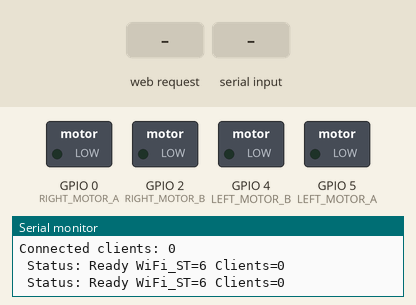
Simulated run of this sketch. Board: ESP8266 (NodeMCU). Parts: switched loads named in the sketch (green lamp = pin HIGH), the last lines printed to the serial monitor. Inputs (shaded band) come from the test bench.

Above: at 5.2 s.
5.3 s: HTTP request GET /drive_dist?d=1 received
At 6.3 s:
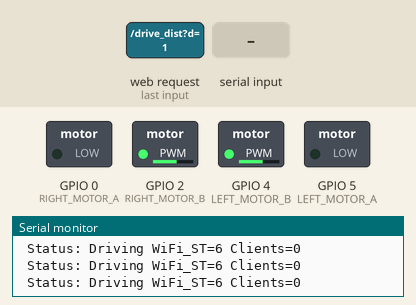
8.3 s: "TURN 1\n" received over Serial
9.8 s: HTTP request GET /turn?d=120&pwm=120&angle=120 received
At 10.3 s:
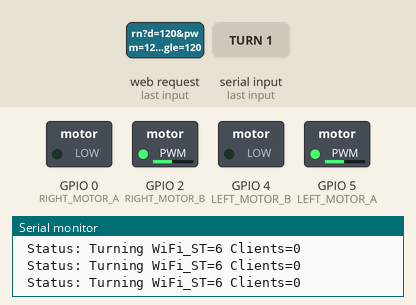
11.9 s: HTTP request GET /drive_dist?d=120&pwm=120&angle=120 received
At 12.6 s:
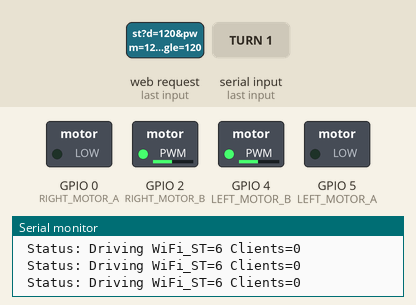
13.4 s: HTTP request GET /drive_dist?d=1&pwm=1&angle=1 received
At 13.7 s:
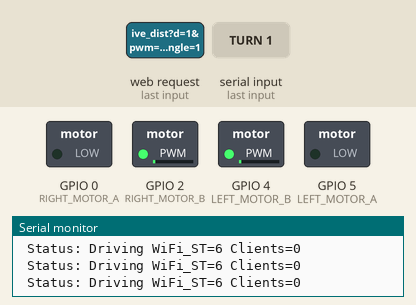
14.9 s: HTTP request GET /turn?d=1&pwm=1&angle=1 received
At 15.4 s:
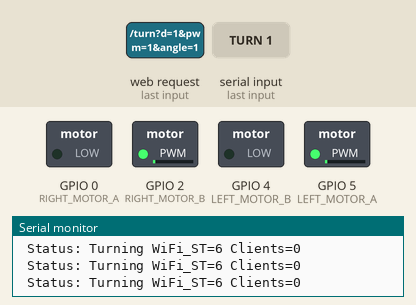
Timing chart, 0 to 17.9 s (numbered marks = the images above; inputs shaded):
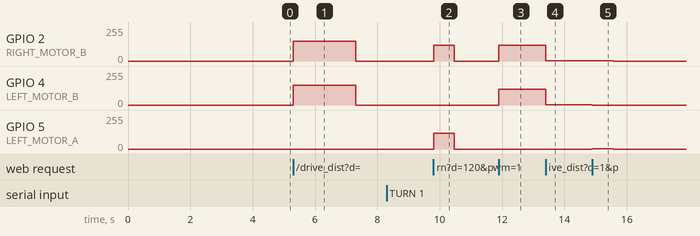

Measured:
- after the input at 5.3 s, GPIO 2 (RIGHT_MOTOR_B), GPIO 4 (LEFT_MOTOR_B): 0/255 → 150/255 at once, → 0/255 2.0 s later
- after the input at 9.8 s, GPIO 2 (RIGHT_MOTOR_B), GPIO 5 (LEFT_MOTOR_A): 0/255 → 120/255 at once, → 0/255 0.67 s later
- after the input at 11.9 s, GPIO 2 (RIGHT_MOTOR_B), GPIO 4 (LEFT_MOTOR_B): 0/255 → 120/255 at once
- after the input at 13.4 s, GPIO 2 (RIGHT_MOTOR_B), GPIO 4 (LEFT_MOTOR_B): 120/255 → 1/255 at once
- after the input at 14.9 s, GPIO 2 (RIGHT_MOTOR_B): 1/255 → 0/255 after 0.67 s; GPIO 4 (LEFT_MOTOR_B): 1/255 → 0/255 at once; GPIO 5 (LEFT_MOTOR_A): 0/255 → 1/255 at once, → 0/255 0.67 s later

The sketch:

esp8266_robot_complete.ino
```cpp
/*
 * ESP8266 - Complete Robot Controller
 * Combines WiFi AP web interface with direct robot motor control
 * Can fully control robot independently
 */

#include <ESP8266WiFi.h>
#include <ESP8266WebServer.h>

// Motor control pins
#define LEFT_MOTOR_A 5     // D1 on NodeMCU
#define LEFT_MOTOR_B 4     // D2 on NodeMCU
#define RIGHT_MOTOR_A 0    // D3 on NodeMCU
#define RIGHT_MOTOR_B 2    // D4 on NodeMCU

// Encoders and stepper removed for simplicity

// WiFi settings
const char* ap_ssid = "RobotESP8266";
const char* ap_password = "12345678";

ESP8266WebServer server(80);

// Movement parameters
const int DRIVE_DIST_PWM_DEFAULT = 150;
const float DRIVE_DIST_M_PER_2S_AT_150 = 1.0f;
const int TURN_PWM_DEFAULT = 150;
const float TURN_90_DEG_MS_AT_150 = 400.0f;

// Control variables
bool drivingDist = false;
uint32_t driveEndTime = 0;
bool turning = false;
uint32_t turnEndTime = 0;

// Simple motor control only

// Simple motor control
void setMotorsPWM(int leftA, int leftB, int rightA, int rightB) {
  leftA = constrain(leftA, 0, 255);
  leftB = constrain(leftB, 0, 255);
  rightA = constrain(rightA, 0, 255);
  rightB = constrain(rightB, 0, 255);

  analogWrite(LEFT_MOTOR_A, leftA);
  analogWrite(LEFT_MOTOR_B, leftB);
  analogWrite(RIGHT_MOTOR_A, rightA);
  analogWrite(RIGHT_MOTOR_B, rightB);
}

// Command processing
bool parseDriveDist(const String& cmd, float* dist_m, int* pwm) {
  int i1 = cmd.indexOf(' ');
  if (i1 < 0) return false;
  int i2 = cmd.indexOf(' ', i1 + 1);
  *dist_m = cmd.substring(i1 + 1, i2 > 0 ? i2 : cmd.length()).toFloat();
  *pwm = DRIVE_DIST_PWM_DEFAULT;
  if (i2 > 0) {
    String rest = cmd.substring(i2 + 1);
    rest.trim();
    if (rest.length() > 0) *pwm = rest.toInt();
  }
  *pwm = constrain(*pwm, 1, 255);
  return (*dist_m > 0.01f || *dist_m < -0.01f);
}

bool parseTurn(const String& cmd, float* angle_deg, int* pwm) {
  int i1 = cmd.indexOf(' ');
  if (i1 < 0) return false;
  int i2 = cmd.indexOf(' ', i1 + 1);
  *angle_deg = cmd.substring(i1 + 1, i2 > 0 ? i2 : cmd.length()).toFloat();
  *pwm = TURN_PWM_DEFAULT;
  if (i2 > 0) {
    String rest = cmd.substring(i2 + 1);
    rest.trim();
    if (rest.length() > 0) *pwm = rest.toInt();
  }
  *pwm = constrain(*pwm, 1, 255);
  return (*angle_deg > 0.1f || *angle_deg < -0.1f);
}

bool parseSetPWM(const String& command, int* leftA_PWM, int* leftB_PWM, int* rightA_PWM, int* rightB_PWM) {
  int index = command.indexOf(' ');
  if (index == -1) return false;
  String params = command.substring(index + 1);
  params.trim();

  int idx1 = params.indexOf(' ');
  if (idx1 == -1) return false;
  int idx2 = params.indexOf(' ', idx1 + 1);
  if (idx2 == -1) return false;
  int idx3 = params.indexOf(' ', idx2 + 1);
  if (idx3 == -1) return false;

  *leftA_PWM  = params.substring(0, idx1).toInt();
  *leftB_PWM  = params.substring(idx1 + 1, idx2).toInt();
  *rightA_PWM = params.substring(idx2 + 1, idx3).toInt();
  *rightB_PWM = params.substring(idx3 + 1).toInt();
  return true;
}

void processCommand(String command) {
  command.trim();

  if (command.startsWith("SET_PWM")) {
    int leftA_PWM = 0, leftB_PWM = 0, rightA_PWM = 0, rightB_PWM = 0;
    if (parseSetPWM(command, &leftA_PWM, &leftB_PWM, &rightA_PWM, &rightB_PWM)) {
      setMotorsPWM(leftA_PWM, leftB_PWM, rightA_PWM, rightB_PWM);
      drivingDist = false;
      turning = false;
      Serial.println("OK: Set PWM");
    }
    return;
  }

  if (command.startsWith("TURN")) {
    float angle = 0.0f;
    int pwm = TURN_PWM_DEFAULT;
    if (parseTurn(command, &angle, &pwm)) {
      drivingDist = false;
      unsigned long time_ms = (unsigned long)(fabs(angle) / 90.0f * TURN_90_DEG_MS_AT_150 * (float)TURN_PWM_DEFAULT / (float)pwm);
      if (angle > 0) {
        setMotorsPWM(pwm, 0, 0, pwm);  // left
      } else {
        setMotorsPWM(0, pwm, pwm, 0);  // right
      }
      turnEndTime = millis() + time_ms;
      turning = true;
      Serial.print("OK: TURN "); Serial.print(angle, 0); Serial.print(" deg, "); Serial.print(time_ms); Serial.println(" ms");
    } else {
      Serial.println("ERROR: TURN angle_deg [pwm]");
    }
    return;
  }

  if (command.startsWith("DRIVE_DIST")) {
    float d = 0.0f;
    int pwm = DRIVE_DIST_PWM_DEFAULT;
    if (parseDriveDist(command, &d, &pwm)) {
      turning = false;
      float abs_d = fabs(d);
      unsigned long time_ms = (unsigned long)(abs_d * 2000.0f * (float)DRIVE_DIST_PWM_DEFAULT / (float)pwm);
      if (d >= 0) {
        setMotorsPWM(0, pwm, 0, pwm);  // forward
      } else {
        setMotorsPWM(pwm, 0, pwm, 0);  // backward
      }
      driveEndTime = millis() + time_ms;
      drivingDist = true;
      Serial.print("OK: DRIVE_DIST "); Serial.print(d, 2); Serial.print(" m, PWM "); Serial.print(pwm); Serial.print(", "); Serial.print(time_ms / 1000.0f, 1); Serial.println(" s");
    } else {
      Serial.println("ERROR: DRIVE_DIST distance_m [pwm]");
    }
    return;
  }

  if (command.startsWith("STOP")) {
    drivingDist = false;
    turning = false;
    setMotorsPWM(0, 0, 0, 0);
    Serial.println("OK: Stopped");
    return;
  }

  Serial.println("ERROR: Unknown command");
}

// Web interface
String getHtml() {
  return R"RAW(
<!DOCTYPE html>
<html>
<head>
  <meta charset="utf-8">
  <meta name="viewport" content="width=device-width, initial-scale=1">
  <title>ESP8266 Robot Control</title>
  <style>
    body { font-family: sans-serif; max-width: 400px; margin: 20px auto; padding: 10px; }
    h1 { font-size: 1.2em; color: #333; }
    label { display: block; margin-top: 10px; }
    input { width: 100%; padding: 8px; box-sizing: border-box; }
    button { margin-top: 12px; padding: 10px 16px; width: 100%; font-size: 1em; }
    .go { background: #2e7d32; color: white; border: none; }
    .stop { background: #c62828; color: white; border: none; margin-top: 8px; }
    .hint { font-size: 0.85em; color: #666; margin-top: 4px; }
    .status { background: #f5f5f5; padding: 10px; margin: 10px 0; border-radius: 4px; }
  </style>
</head>
<body>
  <h1>ESP8266 Robot Control</h1>

  <div class="status">
    <strong>Status:</strong> <span id="status">Ready</span><br>
    <strong>Motors:</strong> <span id="motorStatus">Stopped</span>
  </div>

  <h1>Distance Control</h1>
  <label>Distance (m): <input type="number" id="dist" step="0.1" value="1"></label>
  <p class="hint">>0 forward, &lt;0 backward</p>
  <label>PWM (1-255, default 150): <input type="number" id="pwm" min="1" max="255" placeholder="150"></label>
  <div style="display: flex; gap: 8px;">
    <button class="go" style="flex: 1;" onclick="driveDist(1)">Forward</button>
    <button class="go" style="flex: 1;" onclick="driveDist(-1)">Backward</button>
  </div>
  <button class="go" style="margin-top: 8px;" onclick="driveDistFromInput()">Drive N meters</button>

  <h1 style="margin-top: 24px;">Turn Control</h1>
  <p class="hint">&gt;0 left, &lt;0 right. 90 deg in 400ms at PWM 150</p>
  <label>Angle (deg): <input type="number" id="angle" step="15" value="90"></label>
  <label>PWM (optional): <input type="number" id="turnPwm" min="1" max="255" placeholder="150"></label>
  <div style="display: flex; gap: 8px; margin-top: 8px;">
    <button class="go" style="flex: 1;" onclick="turn(-90)">Right 90 deg</button>
    <button class="go" style="flex: 1;" onclick="turn(90)">Left 90 deg</button>
  </div>
  <div style="display: flex; gap: 8px; margin-top: 4px;">
    <button class="go" style="flex: 1;" onclick="turn(-45)">Right 45 deg</button>
    <button class="go" style="flex: 1;" onclick="turn(45)">Left 45 deg</button>
  </div>
  <button class="go" style="margin-top: 8px;" onclick="turnByInput()">Turn by angle</button>

  <h1 style="margin-top: 24px;">Direct PWM Control</h1>
  <label>Left Motor A: <input type="number" id="la" min="0" max="255" value="0"></label>
  <label>Left Motor B: <input type="number" id="lb" min="0" max="255" value="0"></label>
  <label>Right Motor A: <input type="number" id="ra" min="0" max="255" value="0"></label>
  <label>Right Motor B: <input type="number" id="rb" min="0" max="255" value="0"></label>
  <button class="go" onclick="setPwm()">Set PWM</button>

  <button class="stop" onclick="stop()">STOP</button>
  <p id="msg"></p>

  <script>
    function updateStatus() {
      fetch('/status')
        .then(r => r.json())
        .then(data => {
          document.getElementById('status').textContent = data.status;
          document.getElementById('motorStatus').textContent = data.status;
        })
        .catch(() => {});
    }

    function driveDist(sign) {
      var d = document.getElementById('dist').value;
      var pwm = document.getElementById('pwm').value;
      var v = sign ? sign * Math.abs(parseFloat(d) || 1) : parseFloat(d);
      if (!isFinite(v) || Math.abs(v) < 0.01) {
        document.getElementById('msg').textContent = 'Distance |d| >= 0.01';
        return;
      }
      document.getElementById('msg').textContent = 'Sending...';
      var url = '/drive_dist?d=' + encodeURIComponent(v);
      if (pwm) url += '&pwm=' + encodeURIComponent(pwm);
      fetch(url)
        .then(r => r.text())
        .then(t => document.getElementById('msg').textContent = 'Sent: ' + t)
        .catch(() => document.getElementById('msg').textContent = 'Error');
    }

    function driveDistFromInput() { driveDist(0); }

    function turn(angle) {
      document.getElementById('msg').textContent = 'Turning ' + angle + ' deg...';
      var url = '/turn?angle=' + angle;
      fetch(url)
        .then(r => r.text())
        .then(t => document.getElementById('msg').textContent = 'Sent: ' + t)
        .catch(() => document.getElementById('msg').textContent = 'Error');
    }

    function turnByInput() {
      var angle = document.getElementById('angle').value;
      var pwm = document.getElementById('turnPwm').value;
      if (!angle) {
        document.getElementById('msg').textContent = 'Enter angle';
        return;
      }
      document.getElementById('msg').textContent = 'Turning...';
      var url = '/turn?angle=' + encodeURIComponent(angle);
      if (pwm) url += '&pwm=' + encodeURIComponent(pwm);
      fetch(url)
        .then(r => r.text())
        .then(t => document.getElementById('msg').textContent = 'Sent: ' + t)
        .catch(() => document.getElementById('msg').textContent = 'Error');
    }

    function setPwm() {
      var la = document.getElementById('la').value;
      var lb = document.getElementById('lb').value;
      var ra = document.getElementById('ra').value;
      var rb = document.getElementById('rb').value;
      document.getElementById('msg').textContent = 'Setting PWM...';
      var url = '/pwm?la=' + encodeURIComponent(la) + '&lb=' + encodeURIComponent(lb) + '&ra=' + encodeURIComponent(ra) + '&rb=' + encodeURIComponent(rb);
      fetch(url)
        .then(r => r.text())
        .then(t => document.getElementById('msg').textContent = 'Sent: ' + t)
        .catch(() => document.getElementById('msg').textContent = 'Error');
    }

    function stop() {
      document.getElementById('msg').textContent = 'Sending STOP...';
      fetch('/stop')
        .then(r => r.text())
        .then(t => document.getElementById('msg').textContent = 'Sent: STOP')
        .catch(() => document.getElementById('msg').textContent = 'Error');
    }

    // Update status every 100ms
    setInterval(updateStatus, 100);
    updateStatus();
  </script>
</body>
</html>
)RAW";
}

// Web handlers
void handleRoot() {
  server.send(200, "text/html; charset=utf-8", getHtml());
}

void handleStatus() {
  String json = "{\"status\":\"";
  json += drivingDist ? "Driving" : (turning ? "Turning" : "Ready");
  json += "\"}";
  server.send(200, "application/json", json);
}

void handleStop() {
  processCommand("STOP");
  server.send(200, "text/plain", "OK");
}

void handleDriveDist() {
  if (!server.hasArg("d")) {
    server.send(400, "text/plain", "d (meters) required");
    return;
  }
  float d = server.arg("d").toFloat();
  if (fabs(d) < 0.01f) {
    server.send(400, "text/plain", "|d| must be >= 0.01");
    return;
  }
  char buf[64];
  if (server.hasArg("pwm")) {
    int pwm = server.arg("pwm").toInt();
    pwm = constrain(pwm, 1, 255);
    snprintf(buf, sizeof(buf), "DRIVE_DIST %.2f %d", d, pwm);
  } else {
    snprintf(buf, sizeof(buf), "DRIVE_DIST %.2f", d);
  }
  processCommand(buf);
  server.send(200, "text/plain", buf);
}

void handleTurn() {
  if (!server.hasArg("angle")) {
    server.send(400, "text/plain", "angle (degrees) required");
    return;
  }
  float angle = server.arg("angle").toFloat();
  char buf[64];
  if (server.hasArg("pwm")) {
    int pwm = server.arg("pwm").toInt();
    pwm = constrain(pwm, 1, 255);
    snprintf(buf, sizeof(buf), "TURN %.0f %d", angle, pwm);
  } else {
    snprintf(buf, sizeof(buf), "TURN %.0f", angle);
  }
  processCommand(buf);
  server.send(200, "text/plain", buf);
}


void handlePwm() {
  if (!server.hasArg("la") || !server.hasArg("lb") || !server.hasArg("ra") || !server.hasArg("rb")) {
    server.send(400, "text/plain", "la lb ra rb required");
    return;
  }
  char buf[64];
  snprintf(buf, sizeof(buf), "SET_PWM %s %s %s %s",
           server.arg("la").c_str(), server.arg("lb").c_str(),
           server.arg("ra").c_str(), server.arg("rb").c_str());
  processCommand(buf);
  server.send(200, "text/plain", "OK");
}

void setup() {
  Serial.begin(115200);
  delay(1000);
  yield();
  Serial.println("ESP8266 Robot Controller Starting...");
  yield();

  // Setup motor pins only
  pinMode(LEFT_MOTOR_A, OUTPUT);
  yield();
  pinMode(LEFT_MOTOR_B, OUTPUT);
  yield();
  pinMode(RIGHT_MOTOR_A, OUTPUT);
  yield();
  pinMode(RIGHT_MOTOR_B, OUTPUT);
  yield();

  // Stop motors initially
  digitalWrite(LEFT_MOTOR_A, LOW);
  digitalWrite(LEFT_MOTOR_B, LOW);
  digitalWrite(RIGHT_MOTOR_A, LOW);
  digitalWrite(RIGHT_MOTOR_B, LOW);
  yield();

  Serial.println("Motors initialized - encoders and stepper removed");
  yield();

  // Setup WiFi AP with proper configuration
  WiFi.disconnect(true);
  yield();
  delay(500);
  yield();
  WiFi.mode(WIFI_AP);
  yield();
  delay(500);
  yield();

  // Set AP configuration
  IPAddress ap_ip(192, 168, 4, 1);
  IPAddress ap_gateway(192, 168, 4, 1);
  IPAddress ap_subnet(255, 255, 255, 0);
  yield();

  bool success = WiFi.softAPConfig(ap_ip, ap_gateway, ap_subnet);
  yield();
  if (!success) {
    Serial.println("Failed to configure AP");
  }
  yield();

  // Start AP with channel 1, max 4 clients
  success = WiFi.softAP(ap_ssid, ap_password, 1, 0, 4);
  yield();

  if (success) {
    delay(2000); // Wait for AP to start
    yield();
    IPAddress ip = WiFi.softAPIP();
    yield();

    Serial.println("WiFi AP Started Successfully!");
    yield();
    Serial.print("SSID: ");
    Serial.println(ap_ssid);
    yield();
    Serial.print("Password: ");
    Serial.println(ap_password);
    yield();
    Serial.print("IP Address: ");
    Serial.println(ip);
    yield();
    Serial.print("Gateway: ");
    Serial.println(ap_gateway);
    yield();
    Serial.print("Subnet: ");
    Serial.println(ap_subnet);
    yield();
    Serial.print("Max connections: ");
    Serial.println(WiFi.softAPgetStationNum());
    yield();
  } else {
    Serial.println("Failed to start WiFi AP!");
    yield();
    Serial.println("Retrying...");
    yield();
    delay(1000);
    yield();
    // Retry once
    success = WiFi.softAP(ap_ssid, ap_password);
    yield();
    if (success) {
      Serial.println("WiFi AP Started on retry!");
      yield();
      Serial.print("SSID: ");
      Serial.println(ap_ssid);
      yield();
      Serial.print("IP: ");
      Serial.println(WiFi.softAPIP());
      yield();
    } else {
      Serial.println("Failed to start AP even on retry!");
      yield();
    }
  }

  // Setup web server
  server.on("/", handleRoot);
  yield();
  server.on("/status", handleStatus);
  yield();
  server.on("/drive_dist", handleDriveDist);
  yield();
  server.on("/turn", handleTurn);
  yield();
  server.on("/stop", handleStop);
  yield();
  server.on("/pwm", handlePwm);
  yield();
  server.begin();
  yield();

  Serial.println("ESP8266 Robot Ready!");
  yield();
}

void loop() {
  yield();
  server.handleClient();
  yield();

  // Process serial commands
  if (Serial.available()) {
    yield();
    String command = Serial.readStringUntil('\n');
    yield();
    processCommand(command);
    yield();
  }

  // Check movement timeouts
  if (drivingDist && millis() >= driveEndTime) {
    yield();
    setMotorsPWM(0, 0, 0, 0);
    yield();
    drivingDist = false;
    yield();
  }

  if (turning && millis() >= turnEndTime) {
    yield();
    setMotorsPWM(0, 0, 0, 0);
    yield();
    turning = false;
    yield();
  }

  // Print status every 100ms
  static uint32_t printTimer = 0;
  static uint32_t wifiTimer = 0;
  if (millis() - printTimer > 100) {
    yield();
    Serial.print(" Status: ");
    if (drivingDist) Serial.print("Driving");
    else if (turning) Serial.print("Turning");
    else Serial.print("Ready");
    yield();
    Serial.print(" WiFi_ST="); Serial.print(WiFi.status());
    yield();
    Serial.print(" Clients="); Serial.println(WiFi.softAPgetStationNum());
    yield();
    printTimer = millis();
  }

  // Check WiFi status every 5 seconds
  if (millis() - wifiTimer > 5000) {
    yield();
    Serial.print("WiFi Status: ");
    yield();
    Serial.println(WiFi.status());
    yield();
    Serial.print("AP IP: ");
    yield();
    Serial.println(WiFi.softAPIP());
    yield();
    Serial.print("Connected clients: ");
    yield();
    Serial.println(WiFi.softAPgetStationNum());
    yield();
    wifiTimer = millis();
  }

  yield();
}
```
